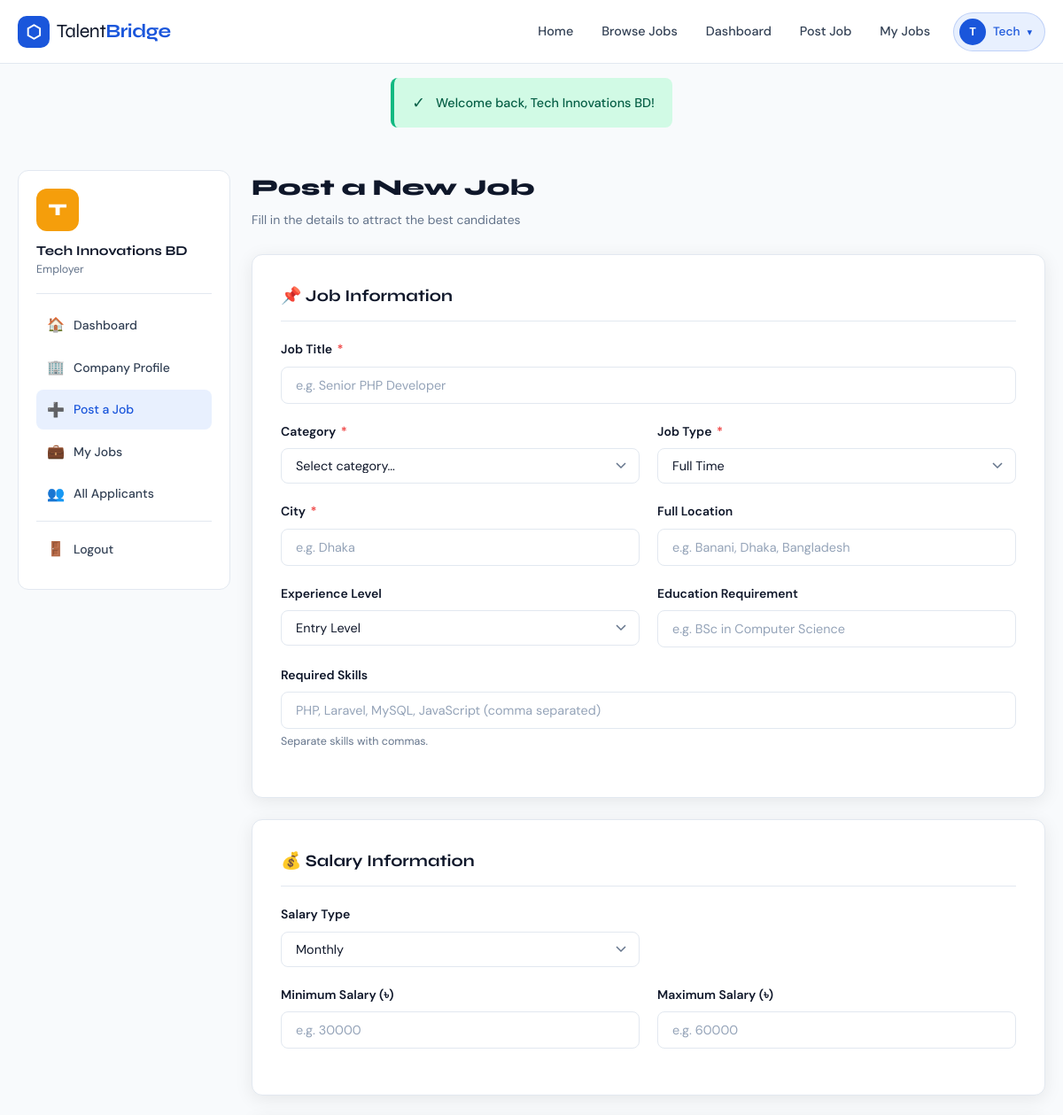
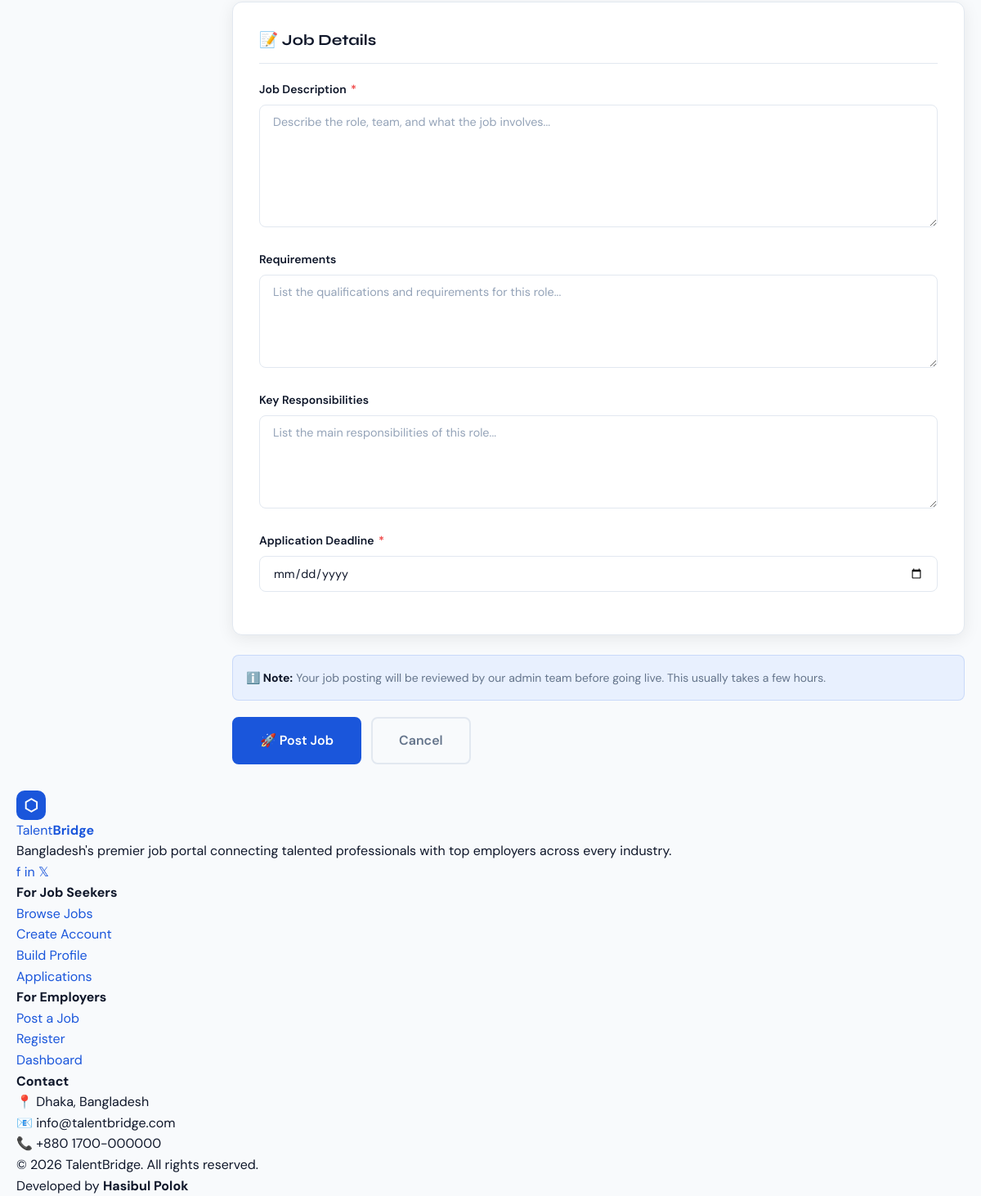
The app's page /employer/post-job.php (signed in) with its own data (2 pictures, top to bottom).
### tables this page shows
CREATE TABLE companies (
    id           INT AUTO_INCREMENT PRIMARY KEY,
    user_id      INT          NOT NULL,
    name         VARCHAR(200) NOT NULL,
    logo         VARCHAR(255),
    website      VARCHAR(255),
    email        VARCHAR(150),
    phone        VARCHAR(20),
    industry     VARCHAR(100),
    size         ENUM('1-10','11-50','51-200','201-500','500+') DEFAULT '1-10',
    founded_year YEAR,
    address      TEXT,
    city         VARCHAR(100),
    country      VARCHAR(100) DEFAULT 'Bangladesh',
    description  TEXT,
    status       ENUM('active','inactive') DEFAULT 'active',
    created_at   TIMESTAMP DEFAULT CURRENT_TIMESTAMP,
    updated_at   TIMESTAMP DEFAULT CURRENT_TIMESTAMP ON UPDATE CURRENT_TIMESTAMP,
    FOREIGN KEY (user_id) REFERENCES users(id) ON DELETE CASCADE
);

### employer/post-job.php (the view, shortened to what the rows shown need)
<?php
require_once '../config/db.php';
require_once '../includes/functions.php';
$pdo    = getDB();
$userId = $_SESSION['user_id'];
$compStmt = $pdo->prepare("SELECT * FROM companies WHERE user_id = ?");
$compStmt->execute([$userId]);
$company = $compStmt->fetch();
?>
<!DOCTYPE html>
<html lang="en">
<head>
    <link rel="stylesheet" href="<?= BASE_URL ?>/assets/css/style.css">
</head>
<body>
<?php require_once '../includes/header.php'; ?>
<div class="container">
    <div class="dashboard">
        <div class="sidebar">
            <div class="sidebar-header">
                <?php
                $sidebarLogoStmt = getDB()->prepare("SELECT logo FROM companies WHERE user_id = ?");
                $sidebarLogoStmt->execute([$_SESSION['user_id']]);
                $sidebarLogoFile = $sidebarLogoStmt->fetchColumn();
                $sidebarLogoUrl  = getLogoUrl($sidebarLogoFile ?: null);
                if ($sidebarLogoUrl): ?>
                    <img src="<?= e($sidebarLogoUrl) ?>" alt="Logo"
                         style="width:48px;height:48px;border-radius:12px;object-fit:cover;margin-bottom:10px;border:2px solid var(--border);">
                <?php else: ?>
                    <div style="width:48px;height:48px;background:var(--secondary);color:white;border-radius:12px;display:flex;align-items:center;justify-content:center;font-family:var(--font-display);font-weight:800;font-size:1.2rem;margin-bottom:10px;">
                        <?= strtoupper(substr($_SESSION['user']['name'], 0, 1)) ?>
                    </div>
                <?php endif; ?>
                <div class="sidebar-user-name"><?= e($company['name']) ?></div>
                <div class="sidebar-user-role">Employer</div>
            </div>
        </div>
        <div class="dash-content">
            <div class="dash-header">
                <h1 class="dash-title">Post a New Job</h1>
            </div>
        </div>
    </div>
</div>
<?php require_once '../includes/footer.php'; ?>
</body>
</html>

### includes/header.php (shortened to what the rows shown need)
<?php
$currentUser = currentUser();
$role = userRole();
?>
<!DOCTYPE html>
<html lang="en">
<head>
    <link rel="stylesheet" href="<?= BASE_URL ?>/assets/css/style.css">
</head>
<body>
<nav class="navbar" id="navbar">
    <div class="container">
        <div class="navbar-menu" id="navMenu">
            <?php if (isLoggedIn()): ?>
                <?php if ($role === 'jobseeker'): ?>
                    <a href="<?= BASE_URL ?>/user/dashboard.php" class="nav-link">Dashboard</a>
                    <a href="<?= BASE_URL ?>/user/profile.php" class="nav-link">Profile</a>
                    <a href="<?= BASE_URL ?>/user/applications.php" class="nav-link">Applications</a>
                <?php elseif ($role === 'employer'): ?>
                    <a href="<?= BASE_URL ?>/employer/dashboard.php" class="nav-link">Dashboard</a>
                    <a href="<?= BASE_URL ?>/employer/post-job.php" class="nav-link">Post Job</a>
                    <a href="<?= BASE_URL ?>/employer/jobs.php" class="nav-link">My Jobs</a>
                <?php elseif ($role === 'admin'): ?>
                    <a href="<?= BASE_URL ?>/admin/dashboard.php" class="nav-link">Admin Panel</a>
                <?php endif; ?>
                <div class="nav-user-menu">
                    <button class="nav-user-btn" id="userMenuBtn">
                        <?php
                        if ($role === 'jobseeker') {
                            $navPhotoStmt = getDB()->prepare("SELECT profile_photo FROM user_profiles WHERE user_id = ?");
                            $navPhotoStmt->execute([$currentUser['id']]);
                            $navPhoto = $navPhotoStmt->fetchColumn();
                        } else {
                            $navPhoto = null;
                        }
                        $navPhotoUrl = $navPhoto ? PHOTO_UPLOAD_URL . $navPhoto : null;
                        ?>
                        <?php if ($navPhotoUrl): ?>
                            <img src="<?= e($navPhotoUrl) ?>" alt="avatar"
                                 style="width:28px;height:28px;border-radius:50%;object-fit:cover;border:2px solid rgba(255,255,255,0.4);">
                        <?php else: ?>
                            <span class="user-avatar"><?= strtoupper(substr($currentUser['name'] ?? 'U', 0, 1)) ?></span>
                        <?php endif; ?>
                        <span><?= e(explode(' ', $currentUser['name'] ?? 'User')[0]) ?></span>
                        <span class="caret">▾</span>
                    </button>
                </div>
            <?php else: ?>
                <a href="<?= BASE_URL ?>/auth/login.php" class="nav-link">Login</a>
                <a href="<?= BASE_URL ?>/auth/register.php" class="btn btn-primary btn-sm">Get Started</a>
            <?php endif; ?>
        </div>
    </div>
</nav>
<div class="main-content">

### records on screen
companies: name "T", name "Tech", name "Tech Innovations BD"

### other values on screen
$icon "✓"
$msg "Welcome back, Tech Innovations BD!"
substr($_SESSION['user']['name'], 0, 1) "T"
form field type "Full Time"
form field experience_level "Entry Level"
form field salary_type "Monthly"
